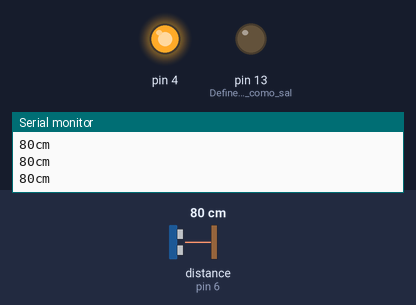
The sketch below on a simulated Arduino Uno, built with avr-gcc and run on an emulated ATmega328P. On the bench: output pins drawn as LEDs (lit = HIGH), the last lines printed to the serial monitor. Wiring (inferred from the names in the program): ultrasonic range finder: trigger pin 7; echo pin 6. Inputs (shaded band) come from the test bench; at power-on: distance to the obstacle (sensor on pin 6) 80 cm. The echo pulse lasts 58.3 µs per cm; pins used as bus, display or sensor lines are not drawn.

Above: at 1.2 s.
1.3 s: distance to the obstacle (sensor on pin 6) set to 24 cm
2.8 s: distance to the obstacle (sensor on pin 6) set to 19 cm
At 4.1 s:
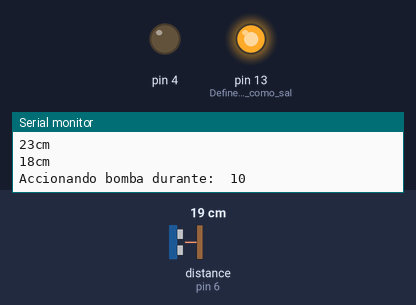
Timing chart, 0 to 5.8 s (numbered marks = the images above; inputs shaded):
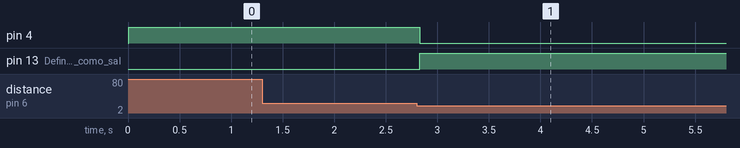

Measured:
- the behaviour switches between 22 and 21 cm on distance to the obstacle (sensor on pin 6) (found by bisection; images 0 and 1)
- after the input at 2.8 s, pin 4: HIGH → LOW at once; pin 13 (Define_el_pin_13_como_sal): LOW → HIGH at once

The sketch:

alimentador_mascota_v2.ino
```cpp
 /*
Sensor de proximidad y al ser inferior a 10cm
envia un pulso de alarma por  el pin 13

 HC-SR04 conexiones:
  VCC al arduino 5v
  GND al arduino GND
  Echo al Arduino pin 6
  Trig al Arduino pin 7

Descargar planos de conexiones en http://elprofegarcia.com/
 */

#define Pecho 6
#define Ptrig 7
long duracion, distancia;
int duracion_bomba_encendida=  10;       //en segundos
int distancia_deteccion =  20     ;      //en centimetros
float tiempo_entre_lecturas = 0.5;           //en minutos

void setup() {
  Serial.begin (9600);       // inicializa el puerto seria a 9600 baudios
  pinMode(Pecho, INPUT);     // define el pin 6 como entrada (echo)
  pinMode(Ptrig, OUTPUT);    // define el pin 7 como salida  (triger)
  pinMode(13, 1);            // Define el pin 13 como salida
  pinMode(4, 1);

  }

void loop() {

  digitalWrite(Ptrig, LOW);
  delayMicroseconds(2);
  digitalWrite(Ptrig, HIGH);   // genera el pulso de triger por 10ms
  delayMicroseconds(10);
  digitalWrite(Ptrig, LOW);

  duracion = pulseIn(Pecho, HIGH);
  distancia = (duracion/2) / 29;            // calcula la distancia en centimetros

  if (distancia >= 500 || distancia <= 0){  // si la distancia es mayor a 500cm o menor a 0cm
    Serial.println("---");                  // no mide nada
  }
  else {
    Serial.print(distancia);           // envia el valor de la distancia por el puerto serial
    Serial.println("cm");              // le coloca a la distancia los centimetros "cm"
    digitalWrite(13, 0);               // en bajo el pin 13
    digitalWrite(4, 1);
  }

   //SE EJECUTA EL PROCESO PRINCIPAL
   if (distancia <= distancia_deteccion && distancia >= 1){
    digitalWrite(13, 1);                     // en alto el pin 13 si la distancia es menor a 10cm
    digitalWrite(4, 0);
    Serial.print("Accionando bomba durante:  ");         // envia la palabra Alarma por el puerto serial
    Serial.println(duracion_bomba_encendida);
    delay(duracion_bomba_encendida * 1000);    //duracion bomba encendida
    digitalWrite(13, 0);                        //se apaga la bomba nuevamente
    Serial.println(" bomba apagada ");
    Serial.print("proceso desactivado durante ");
    Serial.print(tiempo_entre_lecturas);
    Serial.println(" minutos ");
    delay(tiempo_entre_lecturas * 60000 );   //tiempo hasta que se puede volver a activar el proceso
    Serial.println("Se reactiva lectura ");


  }
  delay(400);                                // espera 400ms para que se logre ver la distancia en la consola


}
```
